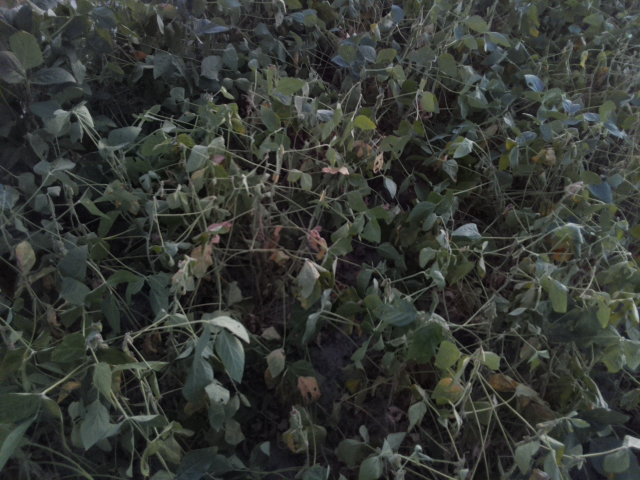
#> input picture src/20069.jpg, 640 x 480 px
$ python FeatureExtraction.py
#> lines starting #> are read from the running program, lines starting #| are printed output that depends on the picture
# -*- coding: utf-8 -*-
"""
Created on Sun Feb 23 01:29:16 2020

@author: Abhishek Ranjan Singh
"""
import cv2
import numpy as np

def hist_equal(img,flag = False):
    '''takes image and an output space [0,L] as an input and gives an equalized image(in float) as output'''
    if flag:
        img = cv2.cvtColor(img,cv2.COLOR_BGR2GRAY)

    if len(img.shape) != 2:
        R, G, B = cv2.split(img)

        output1_R = cv2.equalizeHist(R)
        output1_G = cv2.equalizeHist(G)
        output1_B = cv2.equalizeHist(B)

        equ = cv2.merge((output1_R, output1_G, output1_B))
        return equ

    equ = cv2.equalizeHist(img)
    res = np.hstack((img,equ)) #stacking images side-by-side

    return res

def feature_extraction(img = None, flag = True, flag2 = False):
    '''Takes an image as an input and gives a 400x1 vector as output'''
    if type(img) != type(None):
#        if (img.shape[0],img.shape[1]) != Shape: #Resizing the image to match the length of feature vector
#            img = cv2.resize(img,Shape,interpolation = cv2.INTER_AREA)
        #Performing histogram equalization and also transfoming the image space to [0,1] as computational load will be reduced
        #
        if flag:
            img = hist_equal(img,flag2)

        return img.reshape(1,-1)
    return None


def main():
    lena = cv2.imread('20069.jpg')
#> lena is the input picture: shape (480, 640, 3); mean B, G, R 53, 57.5, 54
    img2 = cv2.imread('20110.jpg')
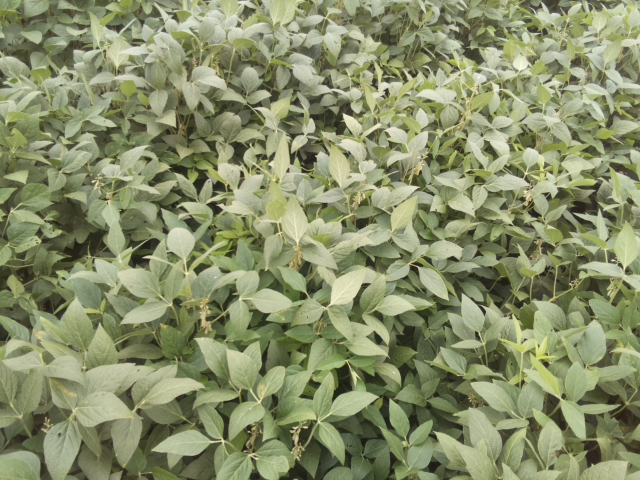
#> input picture src/20110.jpg, 640 x 480 px
#> img2 is the input picture: shape (480, 640, 3); mean B, G, R 105.2, 142.9, 135.6

    lenagray = cv2.cvtColor(lena,cv2.COLOR_BGR2GRAY)
    x = feature_extraction(lena,0)
    img2gray = cv2.cvtColor(img2,cv2.COLOR_BGR2GRAY)
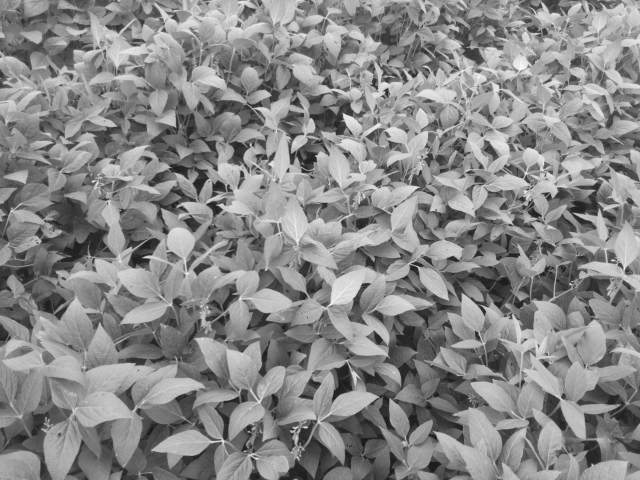
#> img2gray: shape (480, 640); min 25, max 254, mean 136.4
    #check whether the feature extraction works or not
    print(x.shape)
#| (1, 921600)
    print(type(x))
#| <class 'numpy.ndarray'>

    cv2.imshow('Output',hist_equal(lenagray))
#> in hist_equal, `equ = cv2.equalizeHist(img)`:
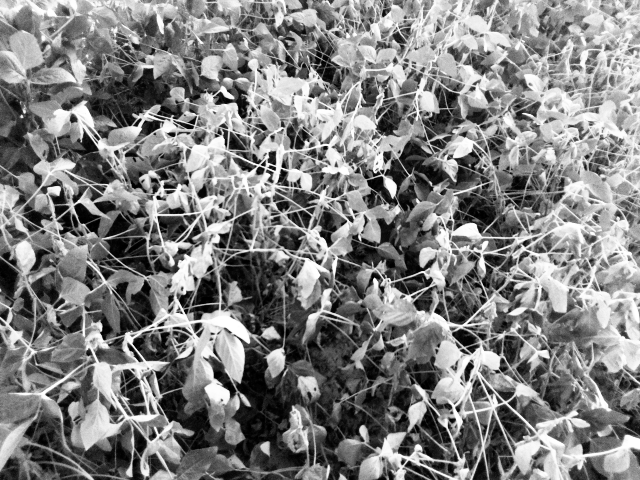
#> equ: shape (480, 640); min 0, max 255, mean 128.9
#> in hist_equal, `res = np.hstack((img,equ))`:
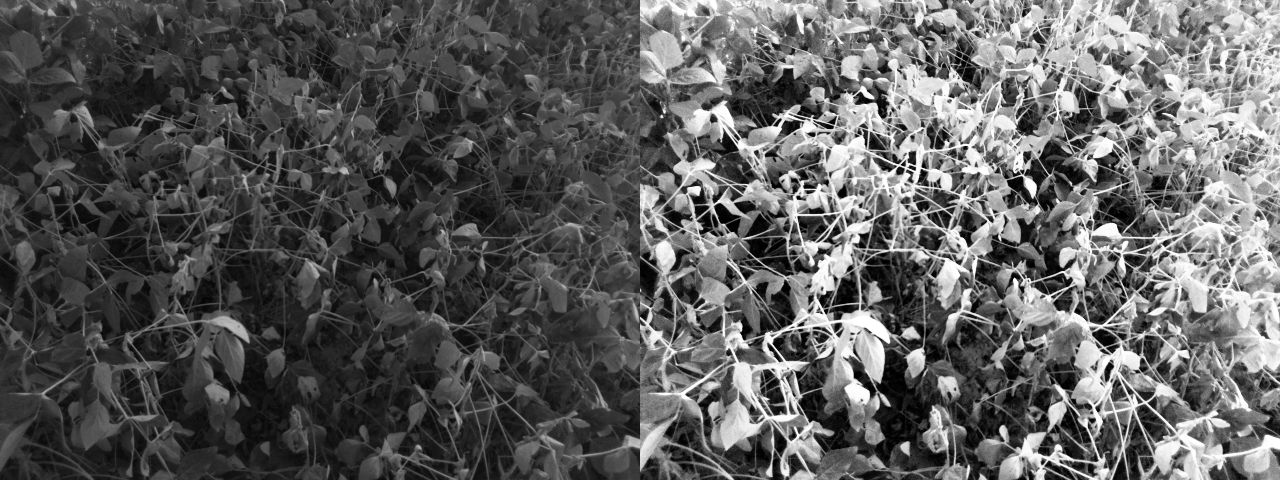
#> res: shape (480, 1280); min 0, max 255, mean 92.4
    cv2.imshow('img2',hist_equal(img2gray))
#> call 2 of hist_equal, with flag = False
#> in hist_equal (call 2), `equ = cv2.equalizeHist(img)`:
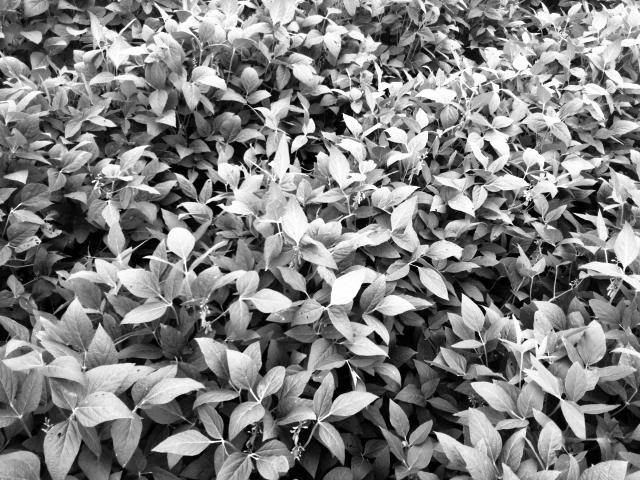
#> equ: shape (480, 640); min 0, max 255, mean 128.3
#> in hist_equal (call 2), `res = np.hstack((img,equ))`:
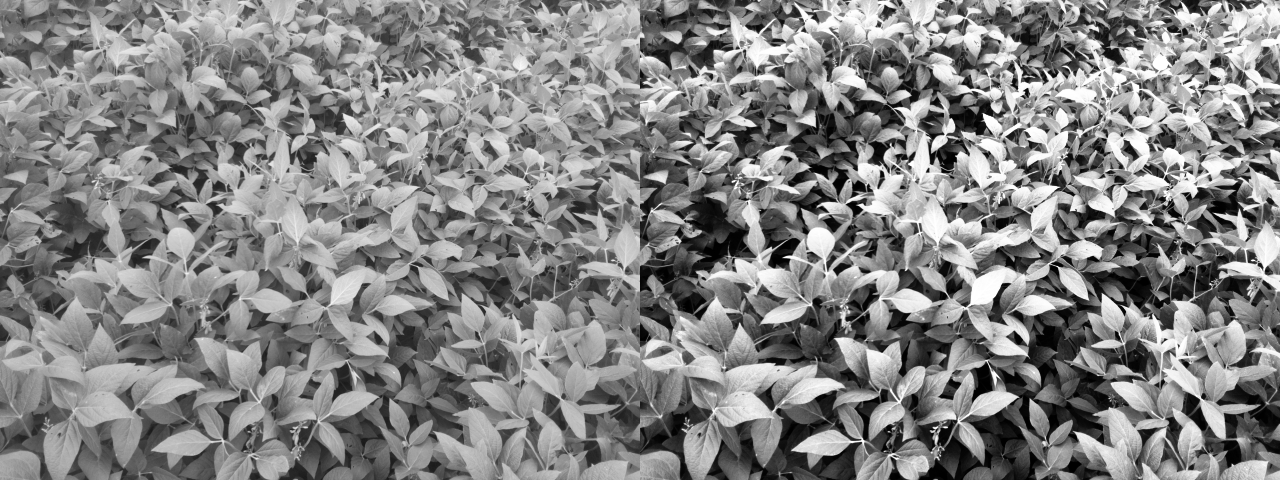
#> res: shape (480, 1280); min 0, max 255, mean 132.3
    cv2.waitKey(0)
    print('HelloWorld')

if __name__ == '__main__':
    main()
